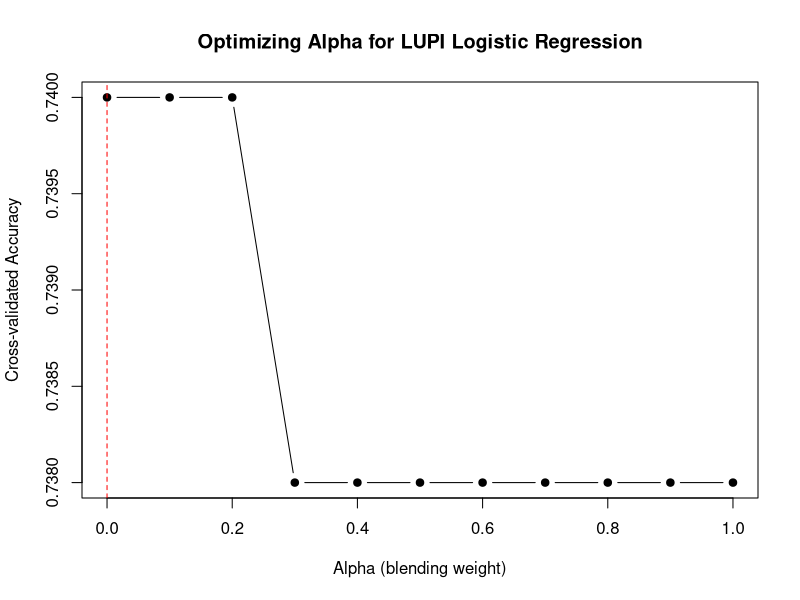

The R source for this figure:
# LUPI Simulation for Linear Logistic Regression




library(MASS)
library(caret)

set.seed(123)

# ----- 1. Simulate Data -----
n <- 500
X <- matrix(rnorm(n * 2), ncol = 2)
Xp <- matrix(rnorm(n * 2), ncol = 2)
beta_X  <- c(1.0, -1.2)
beta_Xp <- c(0.8, 0.5)
logits <- X %*% beta_X + Xp %*% beta_Xp
prob <- 1 / (1 + exp(-logits))
y <- rbinom(n, 1, prob)

data <- data.frame(y = y, X1 = X[,1], X2 = X[,2], Xp1 = Xp[,1], Xp2 = Xp[,2])

# ----- 2. Train Teacher Model (with privileged info) -----
teacher_model <- glm(y ~ X1 + X2 + Xp1 + Xp2, data = data, family = "binomial")
soft_labels <- predict(teacher_model, type = "response")

# ----- 3. Cross-Validation Setup -----
folds <- createFolds(y, k = 5, list = TRUE)
alpha_values <- seq(0, 1, by = 0.1)
cv_results <- data.frame(alpha = alpha_values, accuracy = NA)

# ----- 4. Cross-Validation Loop -----
for (a in alpha_values) {
  acc_list <- c()
  
  for (fold in folds) {
    train_idx <- setdiff(1:n, fold)
    test_idx <- fold
    
    # Blend targets
    blended_y <- a * y[train_idx] + (1 - a) * soft_labels[train_idx]
    train_df <- data.frame(y_blend = blended_y,
                           X1 = X[train_idx,1],
                           X2 = X[train_idx,2])
    
    test_df <- data.frame(X1 = X[test_idx,1],
                          X2 = X[test_idx,2])
    
    # Train student model
    student_model <- glm(y_blend ~ X1 + X2, data = train_df, family = "binomial")
    
    # Predict classes on test fold
    preds <- predict(student_model, newdata = test_df, type = "response")
    pred_classes <- ifelse(preds > 0.5, 1, 0)
    
    acc <- mean(pred_classes == y[test_idx])
    acc_list <- c(acc_list, acc)
  }
  cv_results$accuracy[cv_results$alpha == a] <- mean(acc_list)
}

# ----- 5. Find Best Alpha -----
best_alpha <- cv_results$alpha[which.max(cv_results$accuracy)]
best_accuracy <- max(cv_results$accuracy)

cat("Best alpha:", best_alpha, "\n")
cat("Cross-validated Accuracy:", round(best_accuracy, 3), "\n")

# Plot results
plot(cv_results$alpha, cv_results$accuracy, type="b", pch=19,
     xlab="Alpha (blending weight)",
     ylab="Cross-validated Accuracy",
     main="Optimizing Alpha for LUPI Logistic Regression")
abline(v = best_alpha, col = "red", lty = 2)
